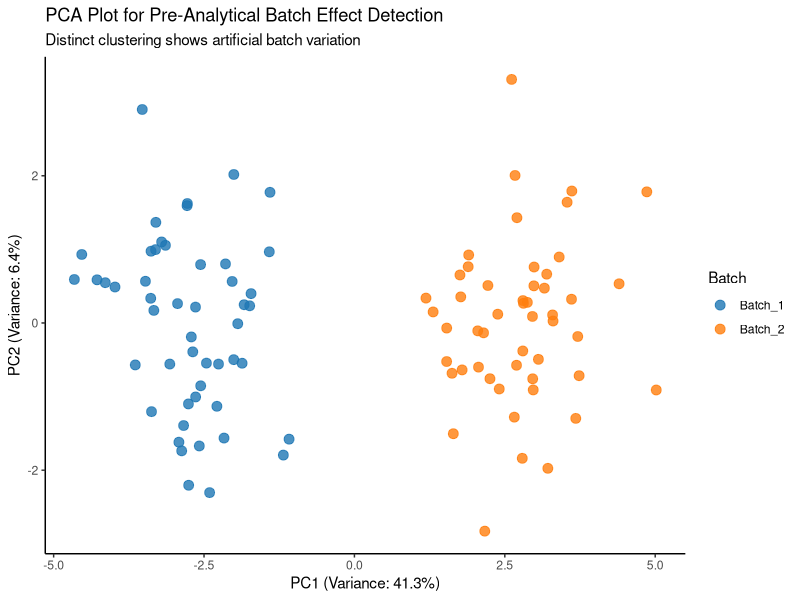

Generate this figure with R:
# Load libraries (install first if needed)
if(!require(ggplot2)) install.packages("ggplot2")
library(ggplot2)

# 1. Simulate Biomarker Data
set.seed(123)
n_samples <- 100
n_markers <- 20 # 20 molecular assays (e.g., proteins or transcripts)

# Simulate natural biological variation
base_matrix <- matrix(rnorm(n_samples * n_markers, mean = 5, sd = 1), 
                      nrow = n_samples, ncol = n_markers)

# Assign samples to laboratory Batch 1 or Batch 2
batches <- factor(c(rep("Batch_1", 50), rep("Batch_2", 50)))

# Artificially inject a shift into Batch 2 (Batch Effect)
batch_effect <- rep(0, n_samples)
batch_effect[batches == "Batch_2"] <- 1.5 # systematic artifact shift

# Add batch bias to all molecular assays
for(j in 1:n_markers) {
  base_matrix[, j] <- base_matrix[, j] + batch_effect
}

biomarker_df <- as.data.frame(base_matrix)
colnames(biomarker_df) <- paste0("Marker_", 1:n_markers)

# 2. Run PCA to detect Batch Effect
pca_results <- prcomp(biomarker_df, scale. = TRUE)
pca_data <- data.frame(
  PC1 = pca_results$x[, 1],
  PC2 = pca_results$x[, 2],
  Batch = batches
)

# Render Scatter Plot to visualize the bias
ggplot(pca_data, aes(x = PC1, y = PC2, color = Batch)) +
  geom_point(size = 3, alpha = 0.8) +
  theme_classic() +
  labs(
    title = "PCA Plot for Pre-Analytical Batch Effect Detection",
    subtitle = "Distinct clustering shows artificial batch variation",
    x = paste0("PC1 (Variance: ", round(100 * summary(pca_results)$importance[2, 1], 1), "%)"),
    y = paste0("PC2 (Variance: ", round(100 * summary(pca_results)$importance[2, 2], 1), "%)")
  ) +
  scale_color_manual(values = c("#1f77b4", "#ff7f0e"))
